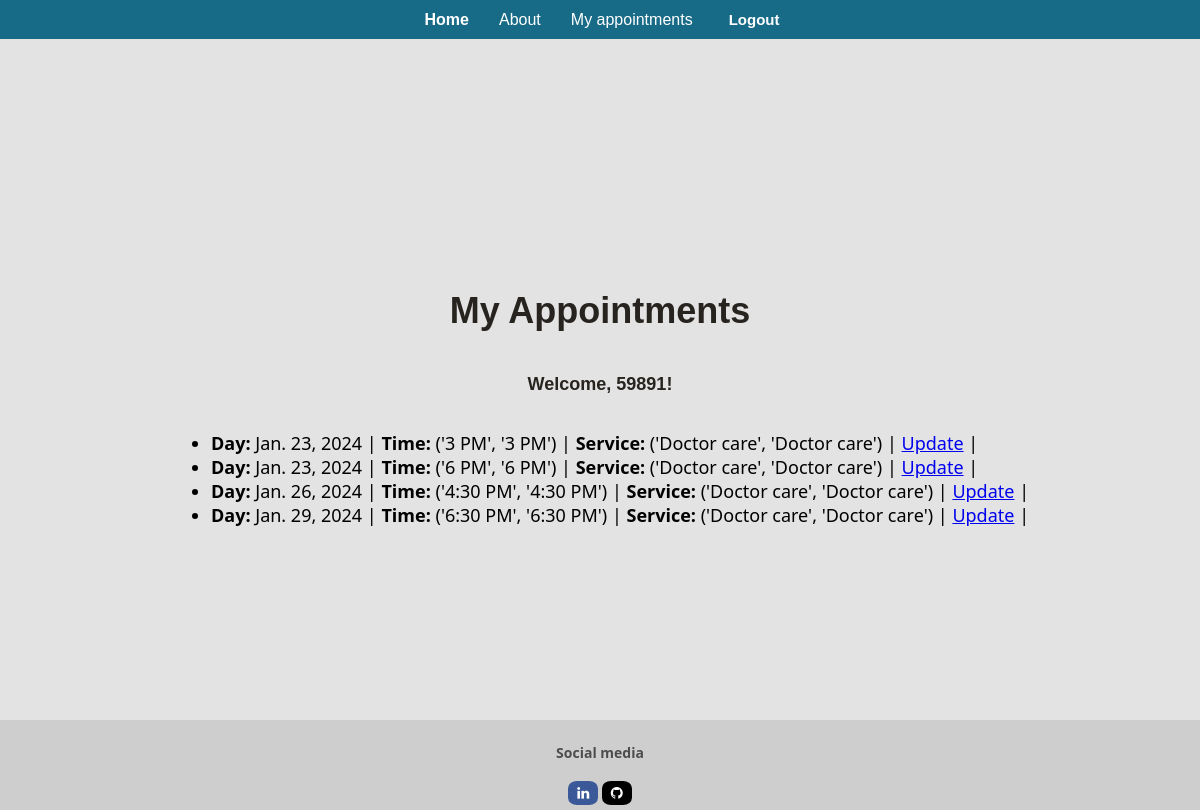
Page /my_appointments/ (signed in) on the committed database.
### app/models.py (models this page shows, shortened)
class Appointment(models.Model):
    class Meta:
        indexes = [
            models.Index(fields=['user']),
            models.Index(fields=['day']),
            models.Index(fields=['time']),
        ]
    user = models.ForeignKey(User, on_delete=models.CASCADE, null=True, blank=True)
    service = models.CharField(max_length=50, choices=SERVICE_CHOICES, default="Doctor care")
    day = models.DateField(default=timezone.now)
    time = models.CharField(max_length=10, choices=TIME_CHOICES, default="3 PM")
    time_ordered = models.DateTimeField(default=datetime.now, blank=True)

### app/views.py (the view)
# urls.py: path("my_appointments/", views.my_appointments, name="my_appointments"),
def my_appointments(request):
    user = request.user
    appointments = Appointment.objects.filter(
        user=user).order_by('day', 'time')
    return render(request, 'app/my_appointments.html', {
        'user': user,
        'appointments': appointments
    })

### app/templates/app/my_appointments.html (shortened to what this page needs)
{% extends "app/layout.html" %}
{% block content %}
<div class="appointment-container">
<h1> My Appointments</h1>
<p>Welcome, {{ user.username }}!</p>
{% if appointments %}
  <ul>
    {% for appointment in appointments %}
      <li>
        <strong>Day:</strong> {{ appointment.day }} |
        <strong>Time:</strong> {{ appointment.time }} |
        <strong>Service:</strong> {{ appointment.service }} |
        <a href="{% url 'update_appointment' appointment.id %}">Update</a> |
      </li>
    {% endfor %}
  </ul>
{% else %}
  <p>You have no appointments at the moment.</p>
</div>
{% endif %}
{% endblock %}

### app/static/app/site.css (style rules this page uses)
body { background-color: #e3e3e3; padding: 0; margin: 0; }
h1, h2, h3, p { color: rgb(39, 35, 31); text-align: center; font-family: 'Lucida Sans', 'Lucida Sans Regular', 'Lucida Grande', 'Lucida Sans Unicode', Geneva, Verdana, sans-serif; font-weight: 600; }
.center-container, .container-booking, .end-container, .appointment-container, .contact-container { display: flex; flex-direction: column; justify-content: center; align-items: center; height: 100vh; margin: 0 auto; font-size: large; }

### rows in the picture
Appointment: day "Jan. 23, 2024", time "('3 PM', '3 PM')", service "('Doctor care', 'Doctor care')"
Appointment: day "Jan. 23, 2024", time "('6 PM', '6 PM')", service "('Doctor care', 'Doctor care')"
Appointment: day "Jan. 26, 2024", time "('4:30 PM', '4:30 PM')", service "('Doctor care', 'Doctor care')"
Appointment: day "Jan. 29, 2024", time "('6:30 PM', '6:30 PM')", service "('Doctor care', 'Doctor care')"

### other values in the picture
{{ user.username }} "59891"
